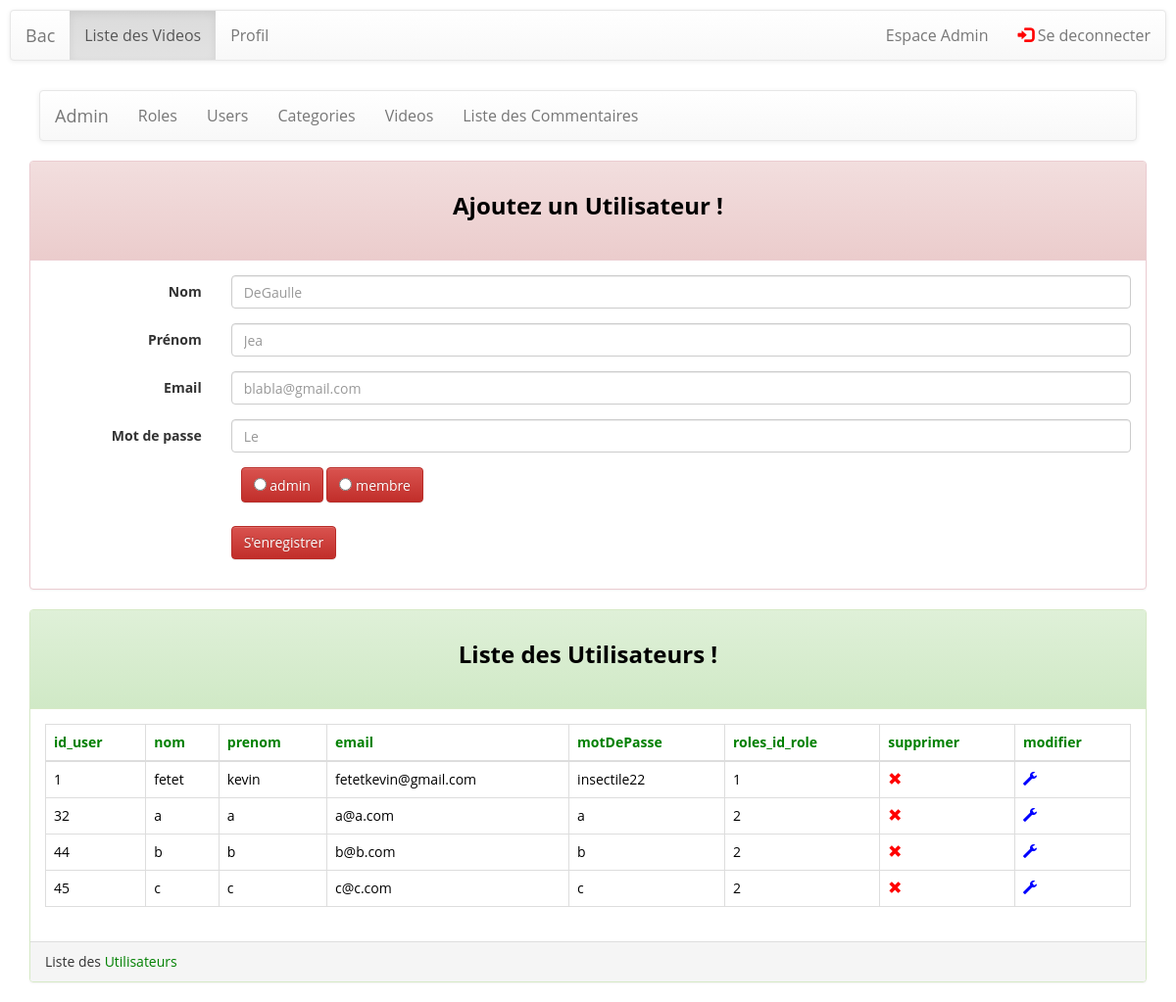
Page /formuAjoutAdmin.php (signed in) on the earlier database version.
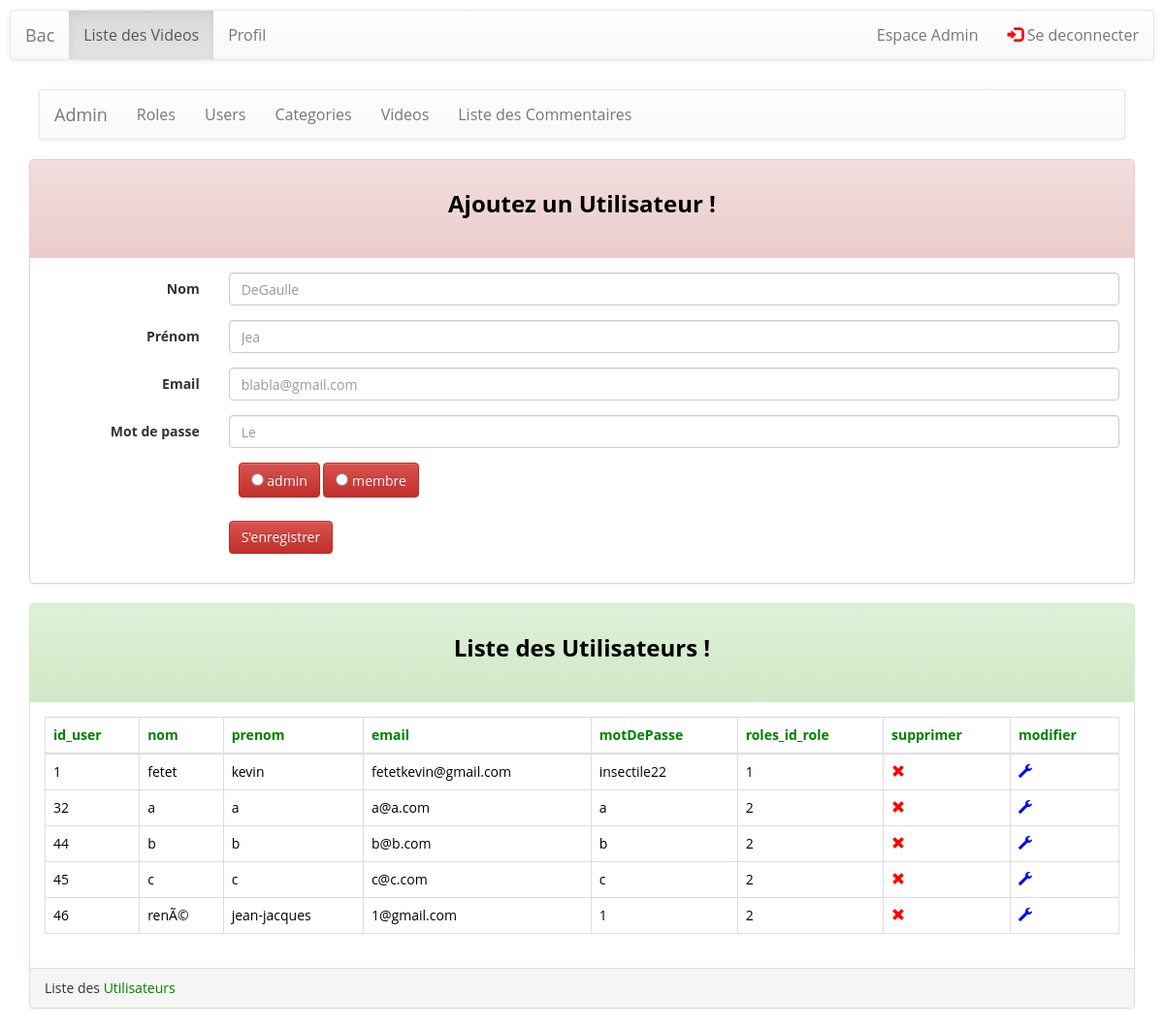
Same page on the later database version.
### tables this page shows
CREATE TABLE `roles` (
  `id_role` int(11) NOT NULL,
  `nom_role` varchar(50) NOT NULL
);

CREATE TABLE `users` (
  `id_user` int(11) NOT NULL,
  `nom` varchar(255) NOT NULL,
  `prenom` varchar(255) NOT NULL,
  `email` varchar(255) NOT NULL,
  `motDePasse` varchar(255) NOT NULL,
  `avatar_user` varchar(255) NOT NULL,
  `roles_id_role` int(11) NOT NULL
);

### listUsers.php (the view, shortened to what the changed rows need)
<div class="container">
    <div class="panel panel-success">
        <div class="panel-body">
        <?php
$link = mysqli_connect('localhost','knab','knab','bac');
$tableHeading =array('id_user','nom',
    'prenom','email',
    'motDePasse','roles_id_role');
$tableHeading[]='supprimer';
$tableHeading[]='modifier';
echo "<table id='table' class='table table-bordered table-responsive table-hover'>";
echo "<thead><tr>";
$i=0;
$tailleChamps = count($tableHeading);
for( $i; $i < $tailleChamps; $i++)
{  ?>
    <th><?=$tableHeading[$i]?></th>
<?php }
echo "</tr></thead>";
$users = "SELECT  * FROM users order by id_user";
$reponse = mysqli_query($link, $users);
echo "<tbody>";
if(mysqli_num_rows($reponse)>0){
    while($row = mysqli_fetch_assoc($reponse)){
        echo '<form action="modifier_user.php" method="post">';
        echo "<tr class='".$row['id_user']."'>";
        echo "<td class='".$row['id_user']."'>".$row['id_user']."<input type='hidden' name='id_user' value='".$row['id_user']."'></td>";
        echo "<td class='".$row['nom']."'>".$row['nom']."<input type='hidden' name='nom' value='".$row['nom']."'></td>";
        echo "<td class='".$row['prenom']."'>".$row['prenom']."<input type='hidden' name='prenom' value='".$row['prenom']."'></td>";
        echo "<td class='".$row['email']."'>".$row['email']."<input type='hidden' name='email' value='".$row['email']."'></td>";
        echo "<td class='".$row['motDePasse']."'>".$row['motDePasse']."<input type='hidden' name='motDePasse' value='".$row['motDePasse']."'></td>";
        echo "<td class='".$row['roles_id_role']."'>".$row['roles_id_role']."<input type='hidden' name='roles_id_role' value='".$row['roles_id_role']."'></td>";
        $champSupprimer = '<td><a class="supprimer" id="'.$row["id_user"].'"
						href="javascript:void(0)" onclick="removeUser('.$row["id_user"].')">
						<span class="glyphicon glyphicon-remove"  style="color:red;" aria-hidden="true"></span></a>';
        echo $champSupprimer;
        $champModifier = ' <td><a  class="modifier" id="'.$row["id_user"].'" >
						<span class="glyphicon glyphicon-wrench" style="color:blue;" aria-hidden="true"></span></a>
						<input type="submit" name="modifier" value="modifier"></td>';
        echo $champModifier;
        echo "</tr>";
        echo '</form>';
    }
}
echo "</tbody>";
echo "</table>";
?>
        </div>
    </div>
</div>

### formuAjoutAdmin.php (shortened to what the changed rows need)
<?php
include('config.php');
?>
<!DOCTYPE html>
<html lang="fr">
<head>
    <link rel="stylesheet" href="https://maxcdn.bootstrapcdn.com/bootstrap/3.3.7/css/bootstrap.min.css">    <link rel="stylesheet" href="https://maxcdn.bootstrapcdn.com/bootstrap/3.3.6/css/bootstrap-theme.min.css">
    <link href="assets/css/style.css" rel="stylesheet" />
    <link href="assets/css/custom.css" rel="stylesheet" />
</head>
<body>
<div class="container">
    <div class="panel panel-danger">
        <div class="panel-body">
            <form class="form-horizontal" role="form" method="post" action="traitementAjoutAdmin.php" id="formuLogin">
                <div class="col-md-6 col-md-offset-2">
                    <?php
                    $sql= "SELECT * FROM roles";
                    $req = $link->query($sql);
                    while ($row = mysqli_fetch_object($req)) {
                        ?>
                        <label class="btn btn-danger checked">
                            <input type="radio" name="role[]" value="<?= $row->id_role;?>"> <?= $row->nom_role;?>
                        </label>
                        <?php
                    }
                    ?>
                </div>
                <br>
                <br>
                <br>
            </form>
        </div>
    </div>
</div>
<?php include('listUsers.php'); ?>
</body>
</html>

Differences in the rows shown:
added users: id_user "46", nom "renÃ©", prenom "jean-jacques", email "1@gmail.com", motDePasse "1", roles_id_role "2"
